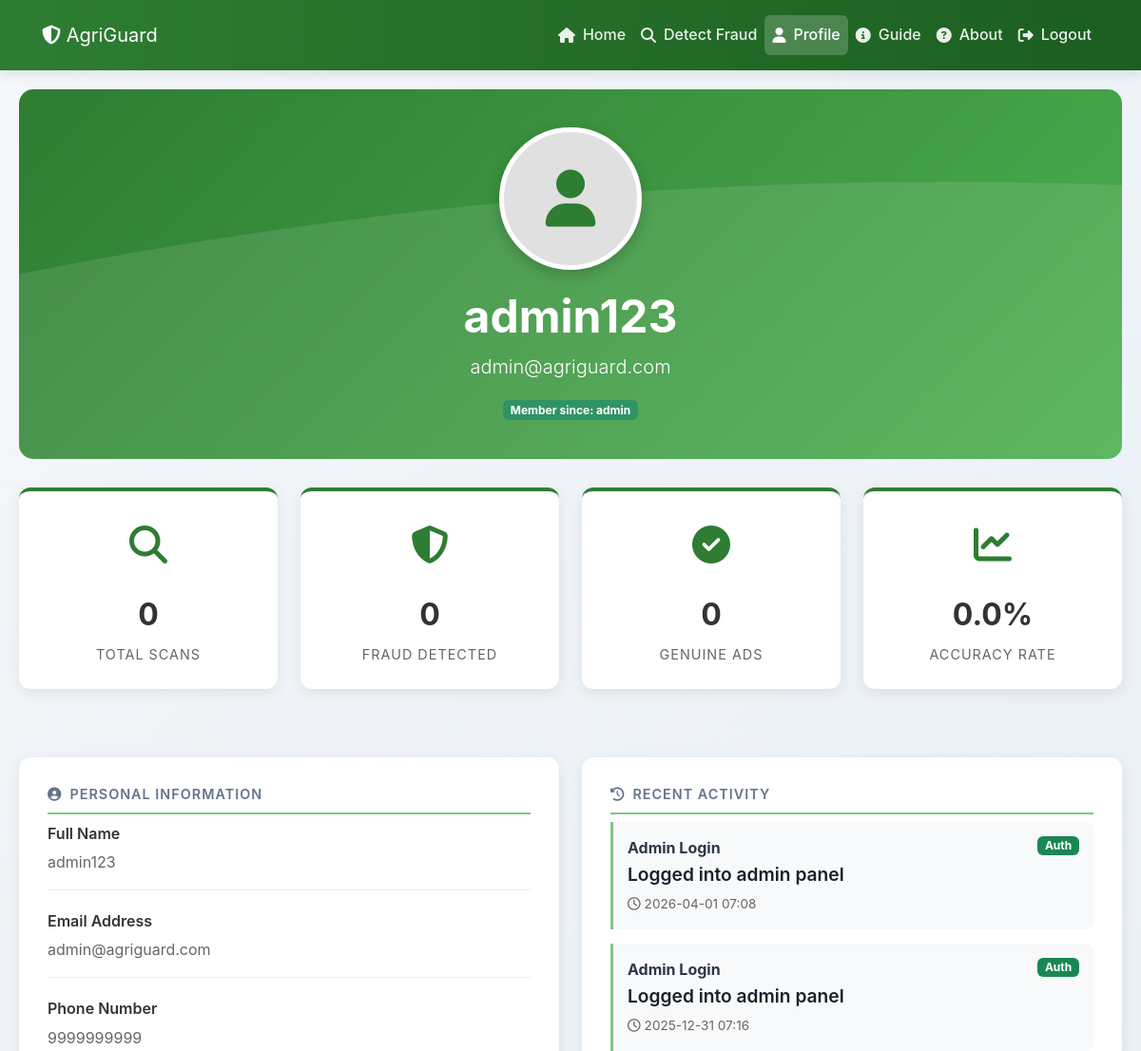
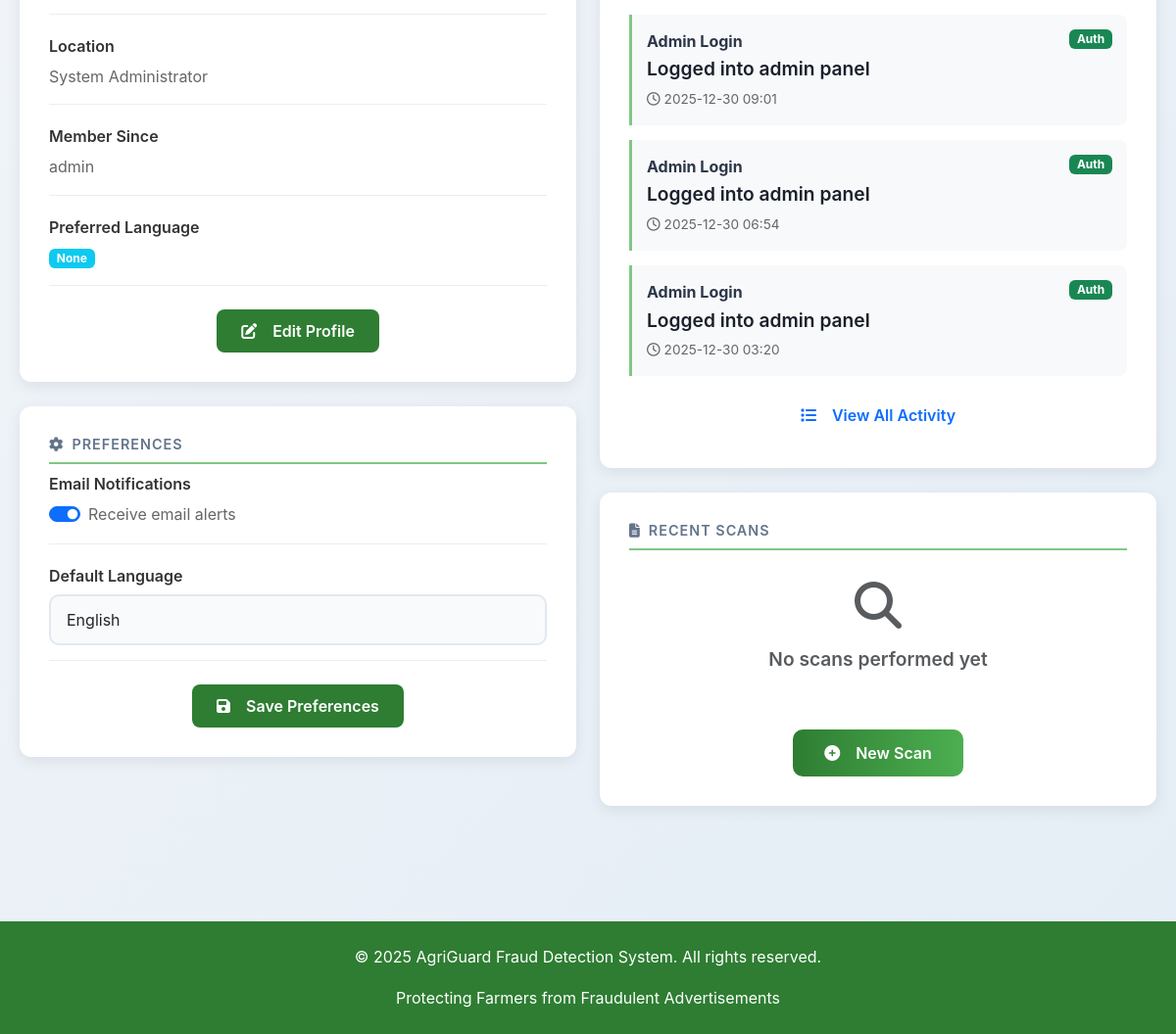
Screenshot of /profile (signed in) with the database file from the repository (2 pictures, top to bottom).
### tables this page shows
CREATE TABLE users(
                id INTEGER PRIMARY KEY AUTOINCREMENT,
                username TEXT UNIQUE NOT NULL,
                email TEXT UNIQUE NOT NULL,
                mobile TEXT UNIQUE NOT NULL,
                password TEXT NOT NULL,
                fullname TEXT,
                location TEXT,
                profile_pic TEXT,
                language TEXT DEFAULT 'en',
                email_notifications BOOLEAN DEFAULT 1,
                account_type TEXT DEFAULT 'standard',
                created_at TIMESTAMP DEFAULT CURRENT_TIMESTAMP,
                reset_token TEXT,
                reset_token_expiry DATETIME
            );

CREATE TABLE user_activity (
                id INTEGER PRIMARY KEY AUTOINCREMENT,
                user_id INTEGER,
                action TEXT,
                details TEXT,
                type TEXT,
                timestamp TIMESTAMP DEFAULT CURRENT_TIMESTAMP,
                FOREIGN KEY (user_id) REFERENCES users(id) ON DELETE CASCADE
            );

### app.py (the view)
@app.route("/profile")
@login_required
def profile():
    user = get_user_full_profile(session["user_id"])
    if not user:
        flash("User profile not found", "error")
        return redirect("/login-selector")
    stats = {
        'total_scans': get_total_scans(session["user_id"]),
        'fraud_detected': get_fraud_detected(session["user_id"]),
        'genuine_ads': get_genuine_ads(session["user_id"]),
        'accuracy_rate': get_accuracy_rate(session["user_id"])
    }
    recent_activity = get_recent_activity(session["user_id"], limit=5)
    recent_scans = get_recent_scans(session["user_id"], limit=5)
    return render_template("profile.html",
                         user=user,
                         stats=stats,
                         recent_activity=recent_activity,
                         recent_scans=recent_scans)

### templates/profile.html (shortened to what this page needs)
<!DOCTYPE html>
<html lang="en">
<head>
    <link href="https://cdn.jsdelivr.net/npm/bootstrap@5.3.0-alpha1/dist/css/bootstrap.min.css" rel="stylesheet">
    <link rel="stylesheet" href="https://cdnjs.cloudflare.com/ajax/libs/font-awesome/6.4.0/css/all.min.css">
    <link rel="stylesheet" href="{{ url_for('static', filename='style.css') }}">
</head>
<body>
    <nav class="navbar navbar-expand-lg navbar-dark" style="background-color: var(--primary-color);">
        <div class="container">
            <a class="navbar-brand" href="/">
                <i class="fas fa-shield-alt"></i> AgriGuard
            </a>
            <div class="collapse navbar-collapse" id="navbarNav">
                <ul class="navbar-nav ms-auto">
                    <li class="nav-item">
                        <a class="nav-link" href="/"><i class="fas fa-home"></i> Home</a>
                    </li>
                    <li class="nav-item">
                        <a class="nav-link" href="/detect"><i class="fas fa-search"></i> Detect Fraud</a>
                    </li>
                    <li class="nav-item">
                        <a class="nav-link active" href="/profile"><i class="fas fa-user"></i> Profile</a>
                    </li>
                    <li class="nav-item">
                        <a class="nav-link" href="/instruction"><i class="fas fa-info-circle"></i> Guide</a>
                    </li>
                    <li class="nav-item">
                        <a class="nav-link" href="/about"><i class="fas fa-question-circle"></i> About</a>
                    </li>
                    <li class="nav-item">
                        <a class="nav-link" href="/logout"><i class="fas fa-sign-out-alt"></i> Logout</a>
                    </li>
                </ul>
            </div>
        </div>
    </nav>
    <div class="profile-container">
        <div class="profile-header text-center">
            <div class="profile-pic-container">
                {% if user.profile_pic %}
                <img src="{{ url_for('static', filename='uploads/profile_pics/' + user.profile_pic) }}" alt="Profile Picture" class="profile-pic" id="profileImage">
                {% else %}
                <div class="profile-pic-placeholder">
                    <i class="fas fa-user"></i>
                </div>
                {% endif %}
            </div>
            <h1 class="display-5 fw-bold">{{ user.fullname or user.username }}</h1>
            <p class="lead">{{ user.email }}</p>
            <p class="mb-0">
                <span class="badge bg-success">Member since: {{ user.created_at[:7] if user.created_at else '2025-01' }}</span>
            </p>
        </div>
        <div class="row mb-5">
            <div class="col-md-3 col-sm-6 mb-4">
                <div class="stats-card text-center">
                    <div class="stats-icon">
                        <i class="fas fa-search"></i>
                    </div>
                    <div class="stats-number">{{ stats.total_scans }}</div>
                    <div class="stats-label">Total Scans</div>
                </div>
            </div>
            <div class="col-md-3 col-sm-6 mb-4">
                <div class="stats-card text-center">
                    <div class="stats-icon">
                        <i class="fas fa-shield-alt"></i>
                    </div>
                    <div class="stats-number">{{ stats.fraud_detected }}</div>
                    <div class="stats-label">Fraud Detected</div>
                </div>
            </div>
            <div class="col-md-3 col-sm-6 mb-4">
                <div class="stats-card text-center">
                    <div class="stats-icon">
                        <i class="fas fa-check-circle"></i>
                    </div>
                    <div class="stats-number">{{ stats.genuine_ads }}</div>
                    <div class="stats-label">Genuine Ads</div>
                </div>
            </div>
            <div class="col-md-3 col-sm-6 mb-4">
                <div class="stats-card text-center">
                    <div class="stats-icon">
                        <i class="fas fa-chart-line"></i>
                    </div>
                    <div class="stats-number">{{ stats.accuracy_rate }}%</div>
                    <div class="stats-label">Accuracy Rate</div>
                </div>
            </div>
        </div>
        <div class="row">
            <div class="col-lg-6 mb-4">
                <div class="info-card">
                    <h3 class="section-title">
                        <i class="fas fa-user-circle me-2"></i>Personal Information
                    </h3>
                    <div class="info-item">
                        <div class="info-label">Full Name</div>
                        <div class="info-value">{{ user.fullname or user.username }}</div>
                    </div>
                    <div class="info-item">
                        <div class="info-label">Email Address</div>
                        <div class="info-value">{{ user.email }}</div>
                    </div>
                    <div class="info-item">
                        <div class="info-label">Phone Number</div>
                        <div class="info-value">{{ user.mobile or 'Not set' }}</div>
                    </div>
                    <div class="info-item">
                        <div class="info-label">Location</div>
                        <div class="info-value">{{ user.location or 'Not set' }}</div>
                    </div>
                    <div class="info-item">
                        <div class="info-label">Member Since</div>
                        <div class="info-value">{{ user.created_at[:10] if user.created_at else 'Not available' }}</div>
                    </div>
                    <div class="info-item">
                        <div class="info-label">Preferred Language</div>
                        <div class="info-value">
                            <span class="badge bg-info">{{ user.language|default('English') }}</span>
                        </div>
                    </div>
                    <div class="text-center mt-4">
                        <button class="btn btn-edit" data-bs-toggle="modal" data-bs-target="#editProfileModal">
                            <i class="fas fa-edit me-2"></i>Edit Profile
                        </button>
                    </div>
                </div>
                <div class="info-card">
                    <h3 class="section-title">
                        <i class="fas fa-cog me-2"></i>Preferences
                    </h3>
                    <div class="info-item">
                        <div class="info-label">Email Notifications</div>
                        <div class="info-value">
                            <div class="form-check form-switch">
                                <input class="form-check-input" type="checkbox" id="emailNotifications" {% if user.email_notifications %}checked{% endif %}>
                                <label class="form-check-label" for="emailNotifications">Receive email alerts</label>
                            </div>
                        </div>
                    </div>
                    <div class="info-item">
                        <div class="info-label">Default Language</div>
                        <div class="info-value">
                            <select class="form-select" id="languageSelect">
                                <option value="en" {% if user.language == 'en' %}selected{% endif %}>English</option>
                            </select>
                        </div>
                    </div>
                    <div class="text-center mt-4">
                        <button class="btn btn-edit" onclick="savePreferences()">
                            <i class="fas fa-save me-2"></i>Save Preferences
                        </button>
                    </div>
                </div>
            </div>
            <div class="col-lg-6 mb-4">
                <div class="info-card">
                    <h3 class="section-title">
                        <i class="fas fa-history me-2"></i>Recent Activity
                    </h3>
                    {% if recent_activity %}
                    <ul class="recent-activity">
                        {% for activity in recent_activity %}
                        <li class="activity-item">
                            <div class="d-flex justify-content-between align-items-start">
                                <div>
                                    <strong>{{ activity.action }}</strong>
                                    <p class="mb-0">{{ activity.details }}</p>
                                </div>
                                <span class="badge {% if activity.type == 'scan' %}bg-primary{% elif activity.type == 'fraud' %}bg-danger{% else %}bg-success{% endif %}">
                                    {{ activity.type|title }}
                                </span>
                            </div>
                            <div class="activity-time">
                                <i class="far fa-clock me-1"></i>{{ activity.timestamp[:16] if activity.timestamp else 'Recent' }}
                            </div>
                        </li>
                        {% endfor %}
                    </ul>
                    {% else %}
                    <div class="text-center py-4">
                        <i class="fas fa-history fa-3x text-muted mb-3"></i>
                        <p class="text-muted">No recent activity found</p>
                    </div>
                    {% endif %}
                    <div class="text-center mt-3">
                        <a href="/activity-history" class="btn btn-outline-primary">
                            <i class="fas fa-list me-2"></i>View All Activity
                        </a>
                    </div>
                </div>
                <div class="info-card">
                    <h3 class="section-title">
                        <i class="fas fa-file-alt me-2"></i>Recent Scans
                    </h3>
                    {% if recent_scans %}
                    <div class="table-responsive">
                        <table class="table table-hover">
                            <thead>
                                <tr>
                                    <th>Date</th>
                                    <th>Content</th>
                                    <th>Result</th>
                                </tr>
                            </thead>
                            <tbody>
                                {% for scan in recent_scans %}
                                <tr>
                                    <td>{{ scan.date[:10] if scan.date else 'N/A' }}</td>
                                    <td class="text-truncate" style="max-width: 150px;">{{ scan.content[:50] }}...</td>
                                    <td>
                                        {% if 'Genuine' in scan.result or 'Safe' in scan.result %}
                                        <span class="badge bg-success">Genuine</span>
                                        {% elif 'Suspicious' in scan.result %}
                                        <span class="badge bg-warning">Suspicious</span>
                                        {% elif 'Fraud' in scan.result or 'Risk' in scan.result %}
                                        <span class="badge bg-danger">Fraud</span>
                                        {% else %}
                                        <span class="badge bg-secondary">{{ scan.result }}</span>
                                        {% endif %}
                                    </td>
                                </tr>
                                {% endfor %}
                            </tbody>
                        </table>
                    </div>
                    {% else %}
                    <div class="text-center py-4">
                        <i class="fas fa-search fa-3x text-muted mb-3"></i>
                        <p class="text-muted">No scans performed yet</p>
                    </div>
                    {% endif %}
                    <div class="text-center mt-3">
                        <a href="/detect" class="btn btn-primary">
                            <i class="fas fa-plus-circle me-2"></i>New Scan
                        </a>
                    </div>
                </div>
            </div>
        </div>
    </div>
    <footer class="footer mt-5 py-4" style="background-color: var(--primary-color); color: white;">
        <div class="container text-center">
            <p>&copy; 2025 AgriGuard Fraud Detection System. All rights reserved.</p>
            <p class="mb-0">Protecting Farmers from Fraudulent Advertisements</p>
        </div>
    </footer>
</body>
</html>

### rows the page displays
users: password "admin123", email "admin@agriguard.com", account_type "admin", mobile "9999999999", fullname "System Administrator", language "☑"
user_activity: action "Admin Login", details "Logged into admin panel", type "Auth", timestamp "2026-04-01 07:08"
user_activity: action "Admin Login", details "Logged into admin panel", type "Auth", timestamp "2025-12-31 07:16"
user_activity: action "Admin Login", details "Logged into admin panel", type "Auth", timestamp "2025-12-30 09:01"
user_activity: action "Admin Login", details "Logged into admin panel", type "Auth", timestamp "2025-12-30 06:54"
user_activity: action "Admin Login", details "Logged into admin panel", type "Auth", timestamp "2025-12-30 03:20"

### other values shown
{{ stats.total_scans }} "0"
{{ stats.fraud_detected }} "0"
{{ stats.genuine_ads }} "0"
{{ stats.accuracy_rate }} "0.0"
{{ user.language|default('English') }} "None"
